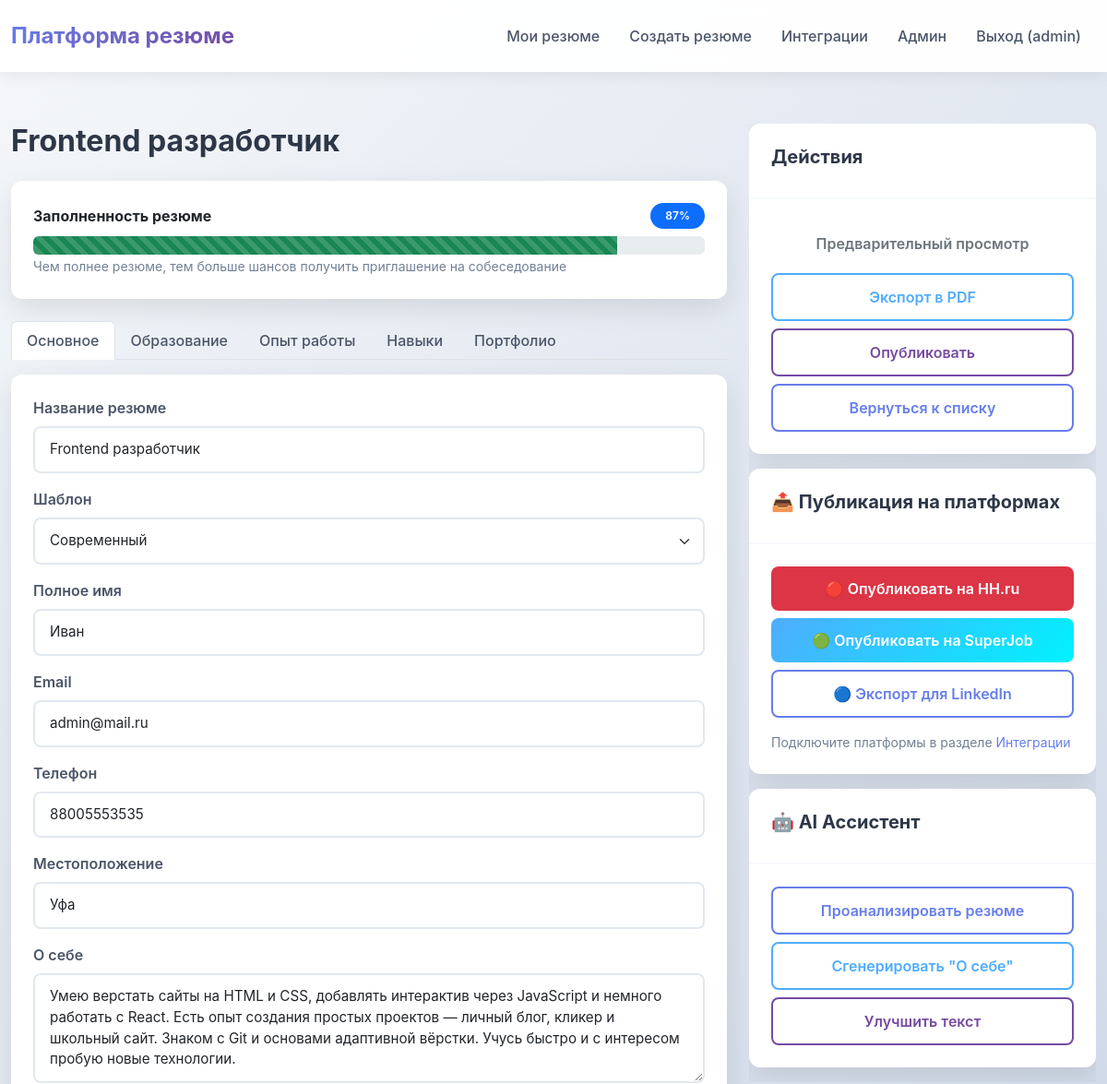
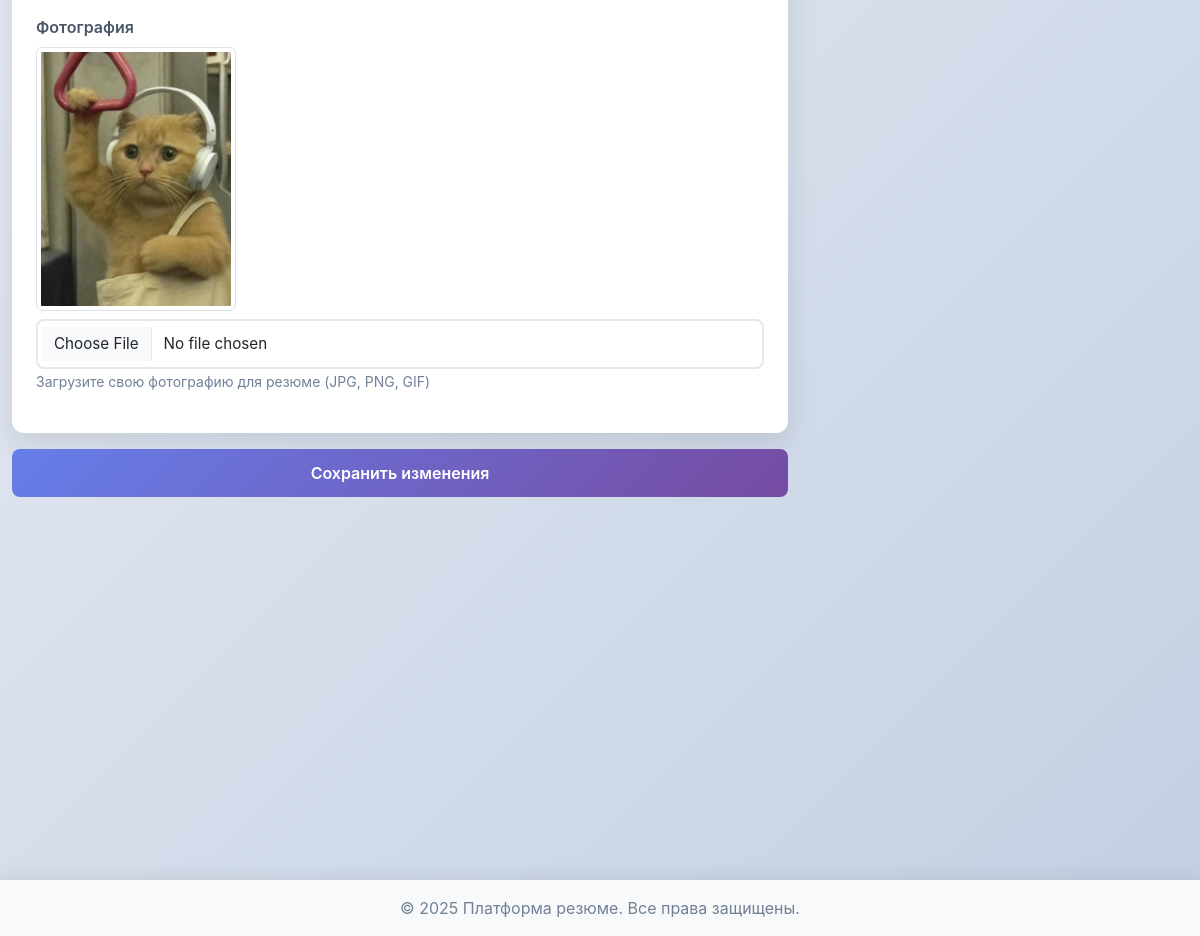
Screenshot of /resume/edit/8 (signed in) with the database file from the repository (2 pictures, top to bottom).
### app/models/user.py (models this page shows, shortened)
class User(UserMixin, db.Model):
    id = db.Column(db.Integer, primary_key=True)
    username = db.Column(db.String(64), unique=True, nullable=False, index=True)
    email = db.Column(db.String(120), unique=True, nullable=False, index=True)
    password_hash = db.Column(db.String(256))
    is_admin = db.Column(db.Boolean, default=False)
    created_at = db.Column(db.DateTime, default=datetime.utcnow)
    resumes = db.relationship('Resume', backref='author', lazy='dynamic', cascade='all, delete-orphan')

### app/models/resume.py (models this page shows, shortened)
class Resume(db.Model):
    id = db.Column(db.Integer, primary_key=True)
    title = db.Column(db.String(200), nullable=False)
    template = db.Column(db.String(50), default='classic')
    is_draft = db.Column(db.Boolean, default=True)
    created_at = db.Column(db.DateTime, default=datetime.utcnow)
    updated_at = db.Column(db.DateTime, default=datetime.utcnow, onupdate=datetime.utcnow)
    user_id = db.Column(db.Integer, db.ForeignKey('user.id'), nullable=False)
    full_name = db.Column(db.String(200))
    email = db.Column(db.String(120))
    phone = db.Column(db.String(50))
    location = db.Column(db.String(200))
    summary = db.Column(db.Text)
    photo_path = db.Column(db.String(500))
    education_data = db.Column(db.Text)
    experience_data = db.Column(db.Text)
    skills_data = db.Column(db.Text)
    customization_data = db.Column(db.Text)
    portfolio_data = db.Column(db.Text)
    def get_education(self):
        return json.loads(self.education_data) if self.education_data else []
    def get_experience(self):
        return json.loads(self.experience_data) if self.experience_data else []
    def get_skills(self):
        return json.loads(self.skills_data) if self.skills_data else []
    def get_customization(self):
        default = {
            'font': 'Arial',
            'primary_color': '#667eea',
            'secondary_color': '#764ba2',
            'sections': {
                'summary': True,
                'experience': True,
                'education': True,
                'skills': True
            }
        }
        if self.customization_data:
            try:
                return json.loads(self.customization_data)
            except:
                return default
        return default
    def get_portfolio(self):
        return json.loads(self.portfolio_data) if self.portfolio_data else []
    def get_completion_percentage(self):
        total_fields = 8
        filled = 0
        if self.full_name and self.full_name.strip():
            filled += 1
        if self.email and self.email.strip():
            filled += 1
        if self.phone and self.phone.strip():
            filled += 1
        if self.location and self.location.strip():
            filled += 1
        if self.summary and self.summary.strip():
            filled += 1
        if self.get_experience():
            filled += 1
        if self.get_education():
            filled += 1
        if self.get_skills():
            filled += 1
        return int((filled / total_fields) * 100)

### app/resume/routes.py (the view)
@bp.route('/edit/<int:id>', methods=['GET', 'POST'])
@login_required
def edit(id):
    resume = Resume.query.get_or_404(id)
    if resume.user_id != current_user.id:
        flash('У вас нет доступа к этому резюме.', 'danger')
        return redirect(url_for('main.dashboard'))
    return render_template('resume/edit.html', title='Редактировать резюме', resume=resume)

### app/templates/resume/edit.html (shortened to what this page needs)
{% extends "base.html" %}
{% block content %}
<div class="row">
    <div class="col-lg-8">
        <h2 class="mb-4">{{ resume.title }}</h2>
        <div class="card mb-4">
            <div class="card-body">
                <div class="d-flex justify-content-between align-items-center mb-2">
                    <span class="fw-bold">Заполненность резюме</span>
                    <span class="badge bg-primary" id="completion-percentage">{{ resume.get_completion_percentage() }}%</span>
                </div>
                <div class="progress" style="height: 20px;">
                    <div class="progress-bar bg-success progress-bar-striped" id="completion-bar" role="progressbar" style="width: {{ resume.get_completion_percentage() }}%"></div>
                </div>
                <small class="text-muted">Чем полнее резюме, тем больше шансов получить приглашение на собеседование</small>
            </div>
        </div>
        <ul class="nav nav-tabs mb-3" id="resumeTabs" role="tablist">
            <li class="nav-item" role="presentation">
                <button class="nav-link active" id="basic-tab" data-bs-toggle="tab" data-bs-target="#basic" type="button">Основное</button>
            </li>
            <li class="nav-item" role="presentation">
                <button class="nav-link" id="education-tab" data-bs-toggle="tab" data-bs-target="#education" type="button">Образование</button>
            </li>
            <li class="nav-item" role="presentation">
                <button class="nav-link" id="experience-tab" data-bs-toggle="tab" data-bs-target="#experience" type="button">Опыт работы</button>
            </li>
            <li class="nav-item" role="presentation">
                <button class="nav-link" id="skills-tab" data-bs-toggle="tab" data-bs-target="#skills" type="button">Навыки</button>
            </li>
            <li class="nav-item" role="presentation">
                <button class="nav-link" id="portfolio-tab" data-bs-toggle="tab" data-bs-target="#portfolio" type="button">Портфолио</button>
            </li>
        </ul>
        <div class="tab-content" id="resumeTabsContent">
            <div class="tab-pane fade show active" id="basic" role="tabpanel">
                <div class="card mb-3">
                    <div class="card-body">
                        <div class="mb-3">
                            <label class="form-label">Название резюме</label>
                            <input type="text" class="form-control" id="title" value="{{ resume.title }}">
                        </div>
                        <div class="mb-3">
                            <label class="form-label">Шаблон</label>
                            <select class="form-select" id="template">
                                <option value="modern" {% if resume.template == 'modern' %}selected{% endif %}>Современный</option>
                            </select>
                        </div>
                        <div class="mb-3">
                            <label class="form-label">Полное имя</label>
                            <input type="text" class="form-control" id="full_name" value="{{ resume.full_name or '' }}">
                        </div>
                        <div class="mb-3">
                            <label class="form-label">Email</label>
                            <input type="email" class="form-control" id="email" value="{{ resume.email or '' }}">
                        </div>
                        <div class="mb-3">
                            <label class="form-label">Телефон</label>
                            <input type="text" class="form-control" id="phone" value="{{ resume.phone or '' }}">
                        </div>
                        <div class="mb-3">
                            <label class="form-label">Местоположение</label>
                            <input type="text" class="form-control" id="location" value="{{ resume.location or '' }}">
                        </div>
                        <div class="mb-3">
                            <label class="form-label">О себе</label>
                            <textarea class="form-control" id="summary" rows="4">{{ resume.summary or '' }}</textarea>
                        </div>
                        <div class="mb-3">
                            <label class="form-label">Фотография</label>
                            {% if resume.photo_path %}
                            <div class="mb-2">
                                <img src="{{ url_for('static', filename='uploads/' + resume.photo_path) }}" alt="Фото" class="img-thumbnail" style="max-width: 200px;">
                            </div>
                            {% endif %}
                            <input type="file" class="form-control" id="photo" accept="image/*">
                            <small class="form-text text-muted">Загрузите свою фотографию для резюме (JPG, PNG, GIF)</small>
                        </div>
                    </div>
                </div>
            </div>
        </div>
        <div class="d-grid gap-2 mb-4">
            <button type="button" class="btn btn-primary" onclick="saveResume()">Сохранить изменения</button>
        </div>
    </div>
    <div class="col-lg-4">
        <div class="resume-sidebar">
            <div class="card mb-3">
                <div class="card-header">
                    <h5>Действия</h5>
                </div>
                <div class="card-body">
                    <div class="d-grid gap-2">
                        <a href="{{ url_for('resume.preview', id=resume.id) }}" target="_blank" class="btn btn-outline-secondary">
                            Предварительный просмотр
                        </a>
                        <a href="{{ url_for('resume.export_pdf', id=resume.id) }}" target="_blank" class="btn btn-outline-success">
                            Экспорт в PDF
                        </a>
                        {% if resume.is_draft %}
                        <button type="button" class="btn btn-outline-info" onclick="publishResume()">
                            Опубликовать
                        </button>
                        {% endif %}
                        <a href="{{ url_for('main.dashboard') }}" class="btn btn-outline-primary">
                            Вернуться к списку
                        </a>
                    </div>
                </div>
            </div>
            <div class="card mb-3">
                <div class="card-header">
                    <h5>📤 Публикация на платформах</h5>
                </div>
                <div class="card-body">
                    <div class="d-grid gap-2">
                        <button type="button" class="btn btn-danger" onclick="exportToHH()">
                            🔴 Опубликовать на HH.ru
                        </button>
                        <button type="button" class="btn btn-success" onclick="exportToSuperJob()">
                            🟢 Опубликовать на SuperJob
                        </button>
                        <button type="button" class="btn btn-outline-primary" onclick="exportToLinkedIn()">
                            🔵 Экспорт для LinkedIn
                        </button>
                    </div>
                    <p class="small text-muted mt-3 mb-0">
                        Подключите платформы в разделе <a href="/integrations/platforms">Интеграции</a>
                    </p>
                </div>
            </div>
            <div class="card mb-3">
                <div class="card-header">
                    <h5>🤖 AI Ассистент</h5>
                </div>
                <div class="card-body">
                    <div class="d-grid gap-2">
                        <button type="button" class="btn btn-outline-primary" onclick="analyzeResume()">
                            Проанализировать резюме
                        </button>
                        <button type="button" class="btn btn-outline-success" onclick="generateSummary()">
                            Сгенерировать "О себе"
                        </button>
                        <button type="button" class="btn btn-outline-info" onclick="showImproveTextModal()">
                            Улучшить текст
                        </button>
                    </div>
                </div>
            </div>
        </div>
    </div>
</div>
{% endblock %}

### app/templates/base.html (shortened to what this page needs)
<!DOCTYPE html>
<html lang="ru">
<head>
    <link href="https://cdn.jsdelivr.net/npm/bootstrap@5.3.0/dist/css/bootstrap.min.css" rel="stylesheet">
    <link rel="stylesheet" href="{{ url_for('static', filename='css/style.css') }}">
</head>
<body>
    <nav class="navbar navbar-expand-lg navbar-light">
        <div class="container">
            <a class="navbar-brand" href="{{ url_for('main.index') }}">Платформа резюме</a>
            <div class="collapse navbar-collapse" id="navbarNav">
                <ul class="navbar-nav ms-auto">
                    {% if current_user.is_authenticated %}
                        <li class="nav-item">
                            <a class="nav-link" href="{{ url_for('main.dashboard') }}">Мои резюме</a>
                        </li>
                        <li class="nav-item">
                            <a class="nav-link" href="{{ url_for('resume.create') }}">Создать резюме</a>
                        </li>
                        <li class="nav-item">
                            <a class="nav-link" href="{{ url_for('integrations.platforms') }}">Интеграции</a>
                        </li>
                        {% if current_user.is_admin %}
                        <li class="nav-item">
                            <a class="nav-link" href="{{ url_for('admin.index') }}">Админ</a>
                        </li>
                        {% endif %}
                        <li class="nav-item">
                            <a class="nav-link" href="{{ url_for('auth.logout') }}">Выход ({{ current_user.username }})</a>
                        </li>
                    {% endif %}
                </ul>
            </div>
        </div>
    </nav>
    <main class="container mt-4">
        {% block content %}{% endblock %}
    </main>
    <footer class="footer mt-5 py-3 bg-light">
        <div class="container text-center">
            <span class="text-muted">© 2025 Платформа резюме. Все права защищены.</span>
        </div>
    </footer>
</body>
</html>

### rows the page displays
User: username "admin"
Resume: title "Frontend разработчик", get_completion_percentage "87", template "Современный", full_name "Иван", email "admin@mail.ru", phone "88005553535", location "Уфа", summary "Умею верстать сайты на HTML и CSS, добавлять интерактив через JavaScript и немного работать с React. Есть опыт создания простых проектов — личный блог, кликер и школьный сайт. Знаком с Git и основами адаптивной вёрстки. Учусь быстро и с интересом пробую новые технологии.", photo_path (picture)
